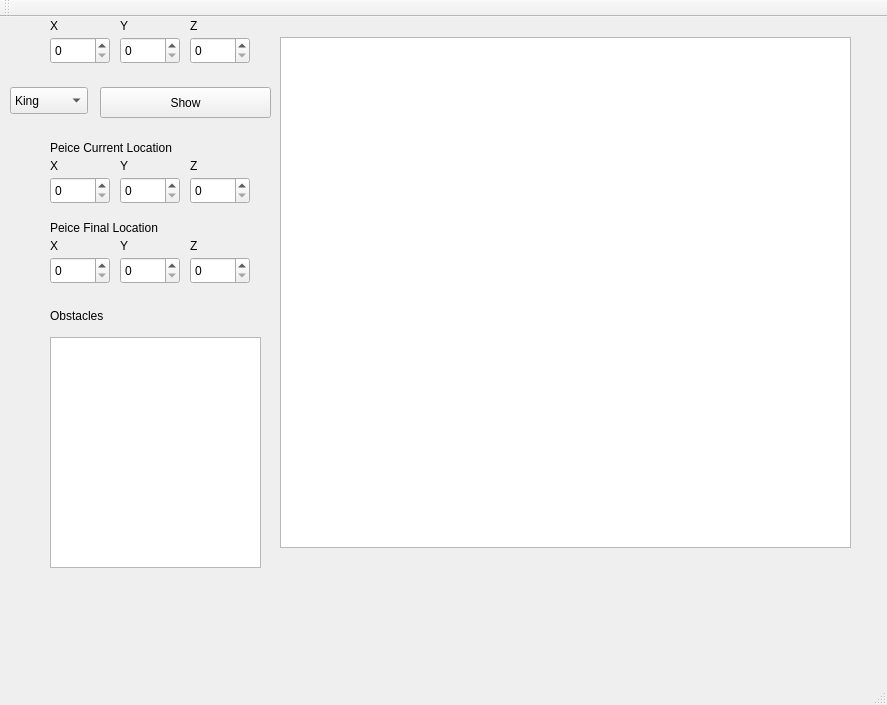
<?xml version="1.0" encoding="UTF-8"?>
<ui version="4.0">
 <class>MainWindow</class>
 <widget class="QMainWindow" name="MainWindow">
  <property name="geometry">
   <rect>
    <x>0</x>
    <y>0</y>
    <width>887</width>
    <height>705</height>
   </rect>
  </property>
  <property name="windowTitle">
   <string>MainWindow</string>
  </property>
  <widget class="QWidget" name="centralWidget">
   <widget class="QPlainTextEdit" name="obstacleList">
    <property name="geometry">
     <rect>
      <x>50</x>
      <y>320</y>
      <width>211</width>
      <height>231</height>
     </rect>
    </property>
   </widget>
   <widget class="QLabel" name="label">
    <property name="geometry">
     <rect>
      <x>50</x>
      <y>290</y>
      <width>66</width>
      <height>17</height>
     </rect>
    </property>
    <property name="text">
     <string>Obstacles</string>
    </property>
   </widget>
   <widget class="QSpinBox" name="xCord">
    <property name="geometry">
     <rect>
      <x>50</x>
      <y>20</y>
      <width>60</width>
      <height>27</height>
     </rect>
    </property>
   </widget>
   <widget class="QSpinBox" name="yCord">
    <property name="geometry">
     <rect>
      <x>120</x>
      <y>20</y>
      <width>60</width>
      <height>27</height>
     </rect>
    </property>
   </widget>
   <widget class="QSpinBox" name="zCord">
    <property name="geometry">
     <rect>
      <x>190</x>
      <y>20</y>
      <width>60</width>
      <height>27</height>
     </rect>
    </property>
   </widget>
   <widget class="QComboBox" name="peiceList">
    <property name="geometry">
     <rect>
      <x>10</x>
      <y>70</y>
      <width>78</width>
      <height>27</height>
     </rect>
    </property>
    <item>
     <property name="text">
      <string>King</string>
     </property>
    </item>
    <item>
     <property name="text">
      <string>Queen</string>
     </property>
    </item>
    <item>
     <property name="text">
      <string>Bishop</string>
     </property>
    </item>
    <item>
     <property name="text">
      <string>Knight</string>
     </property>
    </item>
    <item>
     <property name="text">
      <string>Rook</string>
     </property>
    </item>
    <item>
     <property name="text">
      <string>Pawn</string>
     </property>
    </item>
    <item>
     <property name="text">
      <string/>
     </property>
    </item>
   </widget>
   <widget class="QPushButton" name="show">
    <property name="geometry">
     <rect>
      <x>100</x>
      <y>70</y>
      <width>171</width>
      <height>31</height>
     </rect>
    </property>
    <property name="text">
     <string>Show</string>
    </property>
   </widget>
   <widget class="QLabel" name="label_2">
    <property name="geometry">
     <rect>
      <x>50</x>
      <y>0</y>
      <width>66</width>
      <height>17</height>
     </rect>
    </property>
    <property name="text">
     <string>X</string>
    </property>
   </widget>
   <widget class="QLabel" name="label_3">
    <property name="geometry">
     <rect>
      <x>120</x>
      <y>0</y>
      <width>66</width>
      <height>17</height>
     </rect>
    </property>
    <property name="text">
     <string>Y</string>
    </property>
   </widget>
   <widget class="QLabel" name="label_4">
    <property name="geometry">
     <rect>
      <x>190</x>
      <y>0</y>
      <width>66</width>
      <height>17</height>
     </rect>
    </property>
    <property name="text">
     <string>Z</string>
    </property>
   </widget>
   <widget class="QLabel" name="label_5">
    <property name="geometry">
     <rect>
      <x>50</x>
      <y>120</y>
      <width>161</width>
      <height>21</height>
     </rect>
    </property>
    <property name="text">
     <string>Peice Current Location</string>
    </property>
   </widget>
   <widget class="QLabel" name="label_6">
    <property name="geometry">
     <rect>
      <x>50</x>
      <y>140</y>
      <width>66</width>
      <height>17</height>
     </rect>
    </property>
    <property name="text">
     <string>X</string>
    </property>
   </widget>
   <widget class="QLabel" name="label_7">
    <property name="geometry">
     <rect>
      <x>190</x>
      <y>140</y>
      <width>66</width>
      <height>17</height>
     </rect>
    </property>
    <property name="text">
     <string>Z</string>
    </property>
   </widget>
   <widget class="QSpinBox" name="yCordCurrent">
    <property name="geometry">
     <rect>
      <x>120</x>
      <y>160</y>
      <width>60</width>
      <height>27</height>
     </rect>
    </property>
   </widget>
   <widget class="QSpinBox" name="xCordCurrent">
    <property name="geometry">
     <rect>
      <x>50</x>
      <y>160</y>
      <width>60</width>
      <height>27</height>
     </rect>
    </property>
   </widget>
   <widget class="QSpinBox" name="zCordCurrent">
    <property name="geometry">
     <rect>
      <x>190</x>
      <y>160</y>
      <width>60</width>
      <height>27</height>
     </rect>
    </property>
   </widget>
   <widget class="QLabel" name="label_8">
    <property name="geometry">
     <rect>
      <x>120</x>
      <y>140</y>
      <width>66</width>
      <height>17</height>
     </rect>
    </property>
    <property name="text">
     <string>Y</string>
    </property>
   </widget>
   <widget class="QTableWidget" name="tableWidget">
    <property name="geometry">
     <rect>
      <x>280</x>
      <y>20</y>
      <width>571</width>
      <height>511</height>
     </rect>
    </property>
   </widget>
   <widget class="QLabel" name="label_9">
    <property name="geometry">
     <rect>
      <x>50</x>
      <y>220</y>
      <width>66</width>
      <height>17</height>
     </rect>
    </property>
    <property name="text">
     <string>X</string>
    </property>
   </widget>
   <widget class="QLabel" name="label_10">
    <property name="geometry">
     <rect>
      <x>50</x>
      <y>200</y>
      <width>161</width>
      <height>21</height>
     </rect>
    </property>
    <property name="text">
     <string>Peice Final Location</string>
    </property>
   </widget>
   <widget class="QSpinBox" name="zCordEnd">
    <property name="geometry">
     <rect>
      <x>190</x>
      <y>240</y>
      <width>60</width>
      <height>27</height>
     </rect>
    </property>
   </widget>
   <widget class="QSpinBox" name="yCordEnd">
    <property name="geometry">
     <rect>
      <x>120</x>
      <y>240</y>
      <width>60</width>
      <height>27</height>
     </rect>
    </property>
   </widget>
   <widget class="QLabel" name="label_11">
    <property name="geometry">
     <rect>
      <x>190</x>
      <y>220</y>
      <width>66</width>
      <height>17</height>
     </rect>
    </property>
    <property name="text">
     <string>Z</string>
    </property>
   </widget>
   <widget class="QLabel" name="label_12">
    <property name="geometry">
     <rect>
      <x>120</x>
      <y>220</y>
      <width>66</width>
      <height>17</height>
     </rect>
    </property>
    <property name="text">
     <string>Y</string>
    </property>
   </widget>
   <widget class="QSpinBox" name="xCordEnd">
    <property name="geometry">
     <rect>
      <x>50</x>
      <y>240</y>
      <width>60</width>
      <height>27</height>
     </rect>
    </property>
   </widget>
  </widget>
  <widget class="QMenuBar" name="menuBar">
   <property name="geometry">
    <rect>
     <x>0</x>
     <y>0</y>
     <width>887</width>
     <height>25</height>
    </rect>
   </property>
  </widget>
  <widget class="QToolBar" name="mainToolBar">
   <attribute name="toolBarArea">
    <enum>TopToolBarArea</enum>
   </attribute>
   <attribute name="toolBarBreak">
    <bool>false</bool>
   </attribute>
  </widget>
  <widget class="QStatusBar" name="statusBar"/>
 </widget>
 <layoutdefault spacing="6" margin="11"/>
 <resources/>
 <connections/>
</ui>
